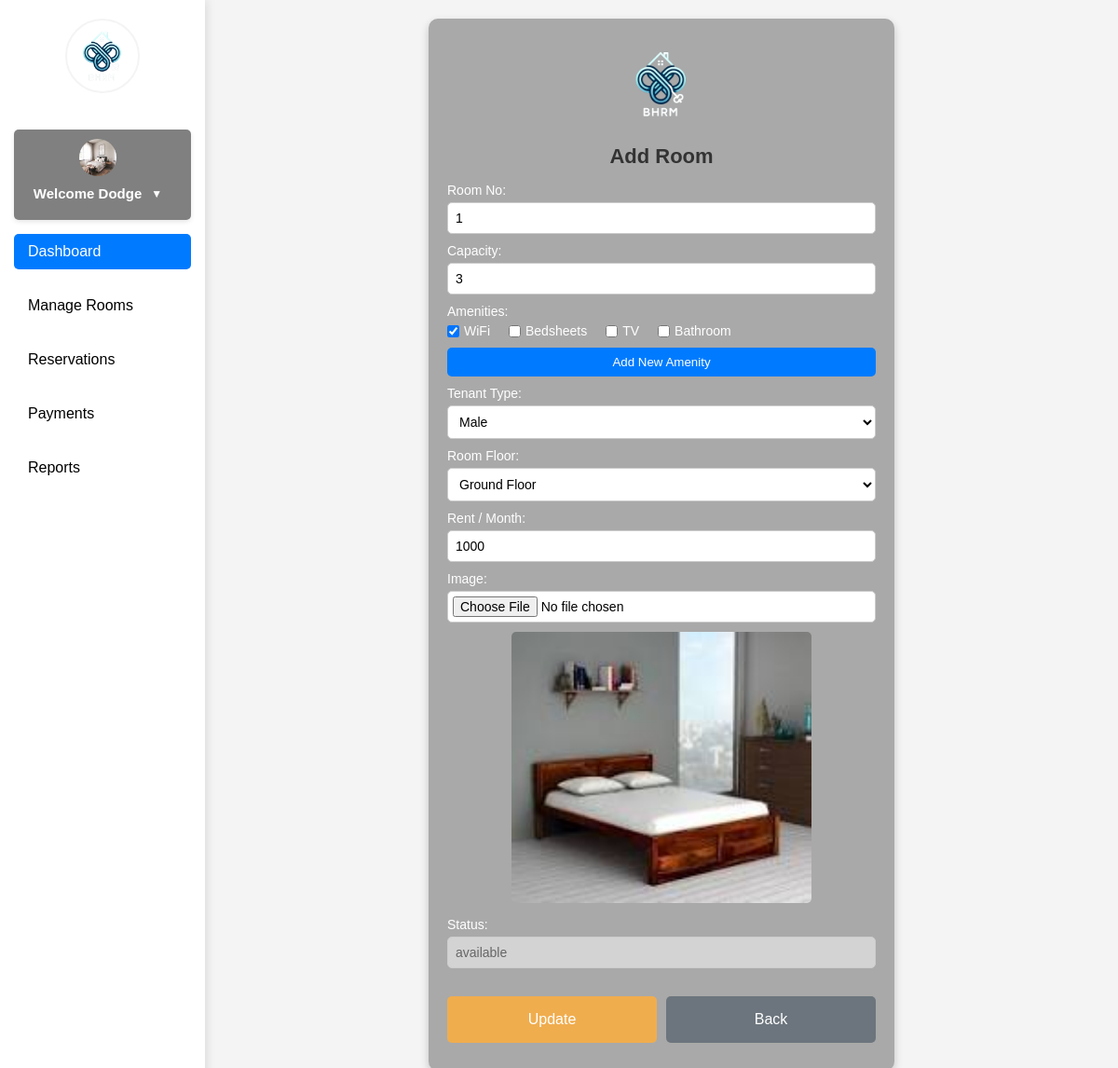
/php/roomfunction.php?rupdate=1 (signed in), run on an earlier commit of the app's database.
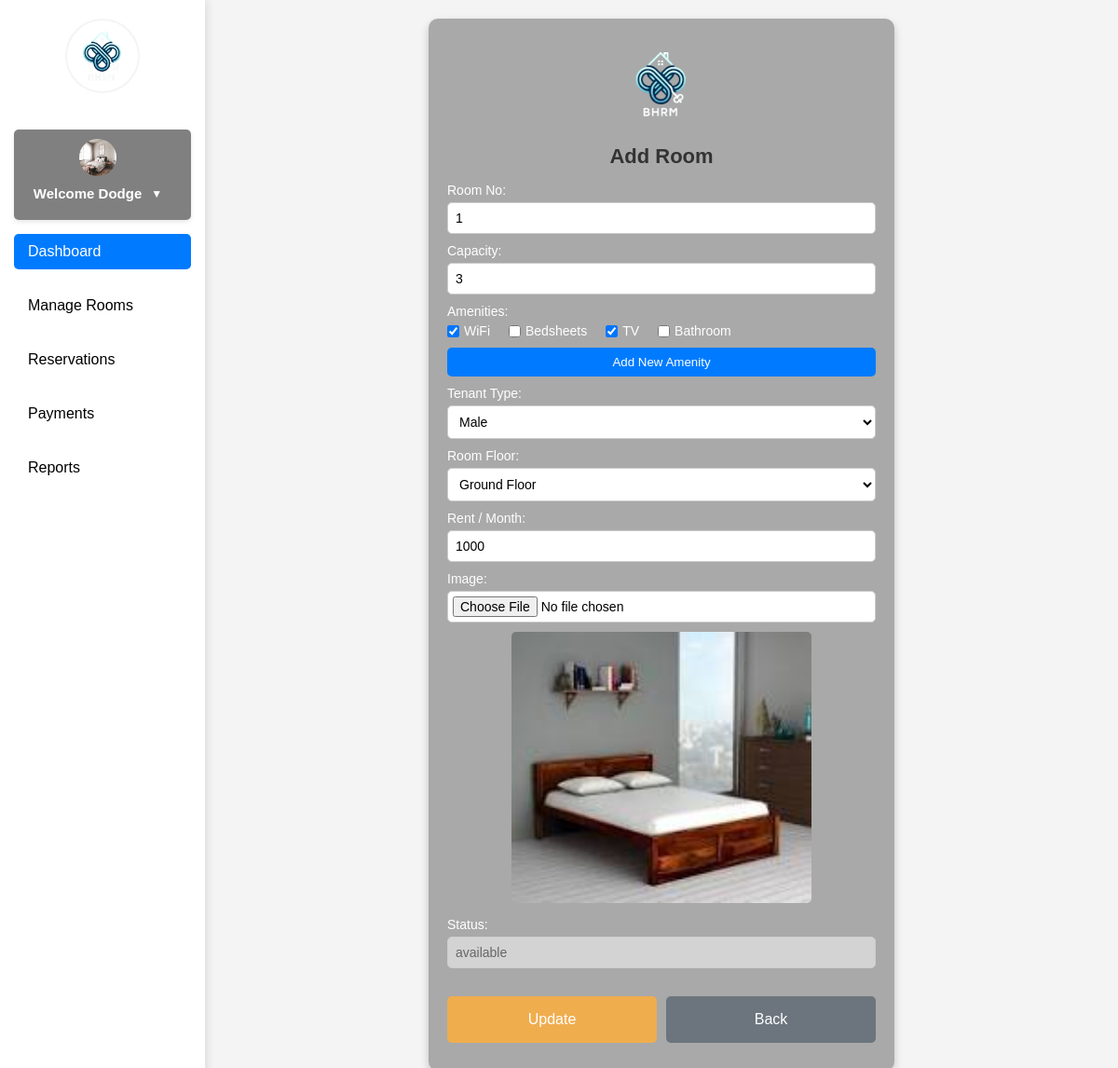
And on a later commit of the database.
### tables this page shows
CREATE TABLE `rooms` (
  `id` int(11) NOT NULL,
  `room_no` int(255) NOT NULL,
  `capacity` int(255) NOT NULL,
  `current_tenant` int(255) NOT NULL,
  `amenities` varchar(255) NOT NULL,
  `tenant_type` varchar(255) NOT NULL,
  `room_floor` varchar(255) NOT NULL,
  `price` int(255) NOT NULL,
  `image` varchar(255) NOT NULL,
  `status` varchar(255) NOT NULL,
  `hname` varchar(255) NOT NULL,
  `owner` varchar(255) NOT NULL
);

### php/roomfunction.php (the view, shortened to what this page needs)
<?php
require 'connection.php';
$data = ['id' => '', 'room_no' => '', 'room_type' => '', 'capacity' => '', 'amenities' => '', 'price' => '', 'image' => '', 'status'=>''];
$amenitiesSelected = [];
if (isset($_GET['rupdate'])) {
    $id = $_GET['rupdate'];
    $query = "SELECT * FROM `rooms` WHERE id = $id";
    $result = mysqli_query($conn, $query);
    $data = mysqli_fetch_assoc($result);
    $amenitiesSelected = isset($data['amenities']) ? explode(', ', $data['amenities']) : [];
}
?>
<!DOCTYPE html>
<html lang="en">
<head>
</head>
<body>
    <?php include '../navigationbar.php'; ?>
<div class="container">
    <div class="form-container">
        <img src="../images/logo.png" alt="Logo" height="100">
        <h1>Add Room</h1>
        <form action="" method="post" enctype="multipart/form-data">
        <label>Room No:</label>
        <input type="text" name="roomno" value="<?php echo $data['room_no']; ?>" placeholder="Enter here..." required>
        <label>Capacity:</label>
        <input type="text" name="capacity" value="<?php echo $data['capacity']; ?>" placeholder="Enter here..." required>
            <label>Amenities:</label>
            <div id="amenities-container">
                <div>
                    <input type="checkbox" name="amenities[]" value="wifi" id="wifi"
                        <?php echo in_array('wifi', $amenitiesSelected) ? 'checked' : ''; ?>>
                    <label for="wifi">WiFi</label>
                </div>
                <div>
                    <input type="checkbox" name="amenities[]" value="bedsheets" id="bedsheets"
                        <?php echo in_array('bedsheets', $amenitiesSelected) ? 'checked' : ''; ?>>
                    <label for="bedsheets">Bedsheets</label>
                </div>
                <div>
                    <input type="checkbox" name="amenities[]" value="tv" id="tv"
                        <?php echo in_array('tv', $amenitiesSelected) ? 'checked' : ''; ?>>
                    <label for="tv">TV</label>
                </div>
                <div>
                    <input type="checkbox" name="amenities[]" value="bathroom" id="bathroom"
                        <?php echo in_array('bathroom', $amenitiesSelected) ? 'checked' : ''; ?>>
                    <label for="bathroom">Bathroom</label>
                </div>
            </div>
            <button type="button" id="add-amenity-btn">Add New Amenity</button>
        <label>Tenant Type:</label>
        <select name="tenanttype" required>
            <option value="male">Male</option>
        </select>
        <label>Room Floor:</label>
        <select name="roomfloor" required>
            <option value="ground floor">Ground Floor</option>
        </select>
        <label>Rent / Month:</label>
        <input type="text" name="price" value="<?php echo $data['price']; ?>" placeholder="Enter here..." required>
        <label>Image:</label>
        <input type="file" name="image" value="<?php echo $data['image']; ?>">
        <?php if ($data['id'] != '') : ?>
            <div class="img-preview">
                <img src="../<?php echo $data['image']; ?>" alt="Room Image">
            </div>
        <?php endif; ?>
        <label>Status:</label>
        <input type="text" name="status" value="available" class="status" readonly>
        <div class="button-container">
            <?php if ($data['id'] != '') : ?>
                <input type="submit" name="update" value="Update">
            <?php else: ?>
                <input type="submit" name="submit" value="Submit">
            <?php endif; ?>
            <a href="../manageroom.php" class="btn-secondary">Back</a>
        </div>
        </form>
    </div>
</div>
</body>
</html>

What changed in the data, as far as the page shows it:
changed rooms: amenities "☐" → "☑"
